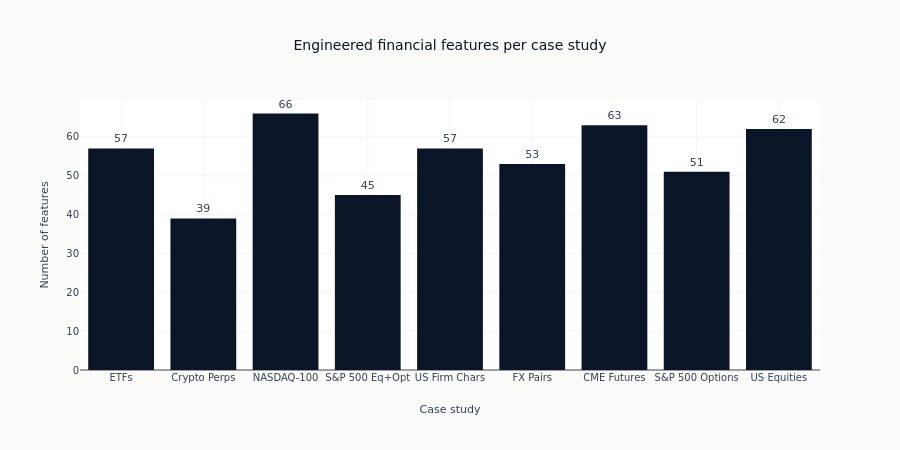

Here is the notebook cell this chart was saved with:
### Markdown cell above
## Feature Count Comparison

How does feature set size vary across case studies? More features provide
a richer signal space but also increase the multiple testing burden.

### Code cell
if evaluated:
    cs_names = [DISPLAY_NAMES[cs] for cs in evaluated]
    n_features = [evaluated[cs]["n_features"] for cs in evaluated]

    fig = go.Figure()
    fig.add_trace(
        go.Bar(
            x=cs_names,
            y=n_features,
            marker_color=COLORS["blue"],
            text=[str(n) for n in n_features],
            textposition="outside",
        )
    )
    fig.update_layout(
        title="Engineered financial features per case study",
        xaxis_title="Case study",
        yaxis_title="Number of features",
        height=450,
    )
    print(
        f"feature counts range from {min(n_features)} to {max(n_features)} "
        f"across {len(n_features)} of {len(CASE_STUDIES)} case studies"
    )
    show_plotly_with_alt(
        fig,
        (
            "A bar chart of the number of engineered financial features in each case "
            "study, with the case studies along the horizontal axis and the count on the "
            "vertical axis. Each bar is annotated with its exact count above it. The bars "
            "are of broadly similar height: the tallest belongs to the futures case study "
            "and the shortest to the crypto perpetuals one, with the rest clustered "
            "between them. No case study has a feature space dramatically larger or "
            "smaller than the others."
        ),
    )
else:
    print("No feature data available.")

### Figure 1 — Plotly figure (JSON) as saved in the notebook; plotly's stock layout.template omitted (floating-point values rounded to 4 significant figures)
{"data": [{"marker": {"color": "#0a1628"}, "text": ["57", "39", "66", "45", "57", "53", "63", "51", "62"], "textposition": "outside", "type": "bar", "x": ["ETFs", "Crypto Perps", "NASDAQ-100", "S&P 500 Eq+Opt", "US Firm Chars", "FX Pairs", "CME Futures", "S&P 500 Options", "US Equities"], "y": [57, 39, 66, 45, 57, 53, 63, 51, 62]}], "layout": {"height": 450, "title": {"text": "Engineered financial features per case study"}, "xaxis": {"title": {"text": "Case study"}}, "yaxis": {"title": {"text": "Number of features"}}}}
